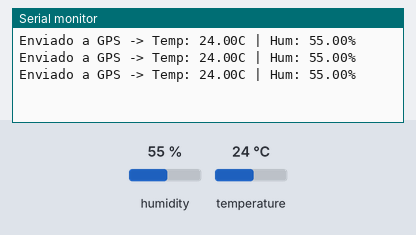
Simulated run of this sketch. Board: ESP32. On the bench: the last lines printed to the serial monitor. The inputs (shaded band) are chosen by the test bench; at power-on: humidity 55 %, temperature 24 °C.

Above: at 2.8 s.
2.9 s: humidity set to 22 %
At 4.8 s:
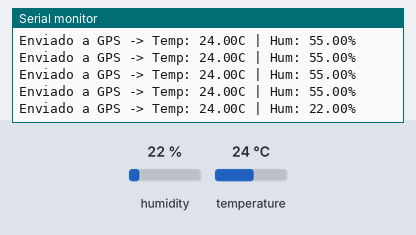
5.6 s: temperature set to 12 °C
At 6.6 s:
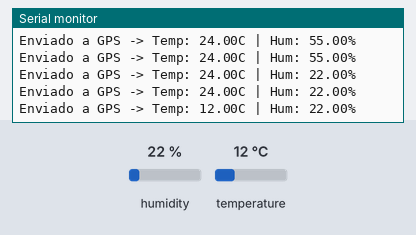
8.3 s: humidity set to 40 %
At 9.8 s:
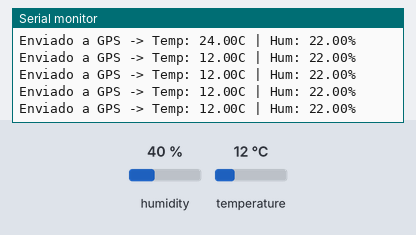
Timing chart, 0 to 11.3 s (numbered marks = the images above; inputs shaded):
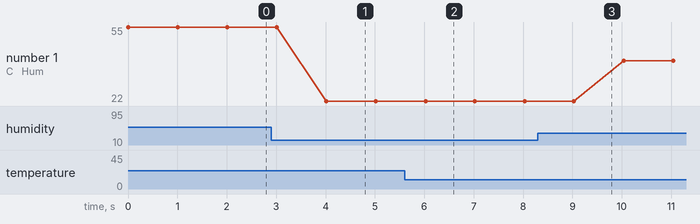

Measured:
- after the input at 2.9 s, the serial monitor: prints a new line after 1.1 s (image 1)
- after the input at 5.6 s, the serial monitor: prints a new line after 0.42 s (image 2)
- plotted number 1: 55 → 22 after the input at 2.9 s, 22 → 40 after the input at 8.3 s

The sketch:

DHT22_prot_1s.ino
```cpp
#include <esp_now.h>
#include <WiFi.h>
#include <DHT.h>

// Definimos el pin G4 para el sensor
#define DHTPIN 4
#define DHTTYPE DHT22
DHT dht(DHTPIN, DHTTYPE);

// MAC del Hardware 1 (GPS) que obtuvimos antes
uint8_t broadcastAddress[] = {0xD4, 0xE9, 0xF4, 0xB3, 0x55, 0x1C};

typedef struct struct_message {
    float temperatura;
    float humedad;
} struct_message;

struct_message myData;
esp_now_peer_info_t peerInfo;

void setup() {
  Serial.begin(115200); // Velocidad recomendada para ESP32
  dht.begin();

  WiFi.mode(WIFI_STA); // Activar modo Wi-Fi para ESP-NOW

  if (esp_now_init() != ESP_OK) {
    Serial.println("Error inicializando ESP-NOW");
    return;
  }

  memcpy(peerInfo.peer_addr, broadcastAddress, 6);
  peerInfo.channel = 0;
  peerInfo.encrypt = false;

  if (esp_now_add_peer(&peerInfo) != ESP_OK) {
    Serial.println("Error al añadir receptor");
    return;
  }
}

void loop() {
  myData.temperatura = dht.readTemperature();
  myData.humedad = dht.readHumidity();

  if (isnan(myData.temperatura) || isnan(myData.humedad)) {
    Serial.println("Error leyendo el sensor en G4");
  } else {
    // Enviar datos por el aire al Hardware 1
    esp_now_send(broadcastAddress, (uint8_t *) &myData, sizeof(myData));

    // Monitor local para ti
    Serial.print("Enviado a GPS -> Temp: ");
    Serial.print(myData.temperatura);
    Serial.print("C | Hum: ");
    Serial.print(myData.humedad);
    Serial.println("%");
  }

  delay(1000); // Sincronizado a 1 segundo para el reporte cuadrado
}
```
